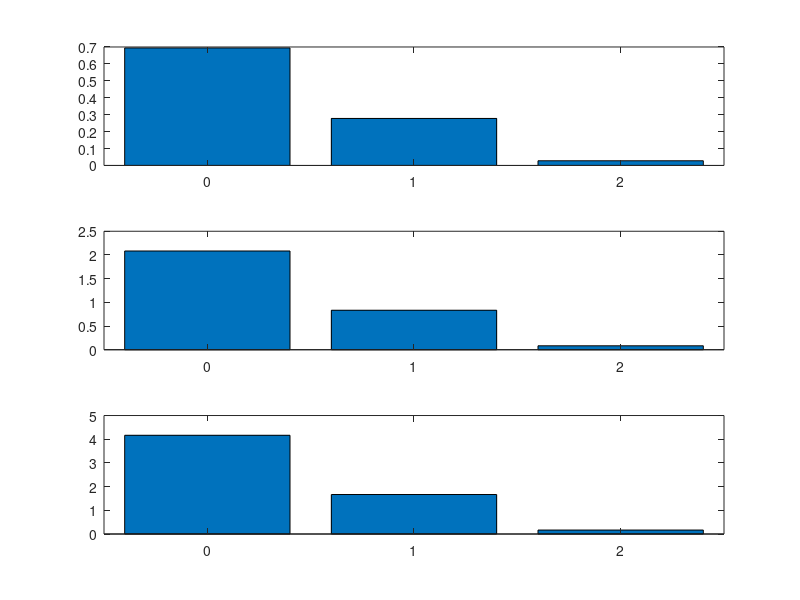

Source code (MATLAB):

dNum = 2;
sideNum = 6;
reps = 10000;

res = fix(rand(reps,dNum)*sideNum)+1;
uniqueRes = unique(res,'rows');
numComb = size(uniqueRes,1)

histU = zeros(size(uniqueRes,1),sideNum);
for i = 1:size(uniqueRes,1)
   histU(i,:) = hist(uniqueRes(i,:),[1:1:sideNum]);
end


freqNum = hist(histU(:),[0:1:dNum]);
synNum = freqNum/sum(histU(:));
axNum = freqNum/numComb;
pairNum = freqNum/length(histU(:));

subplot(3,1,1)
bar([0:dNum],pairNum)

subplot(3,1,2)
bar([0:dNum],synNum)

subplot(3,1,3)
bar([0:dNum],axNum)

axNum(1:end-1)./axNum(2:end)

numAtMax = sum(histU(:)==dNum)/numComb
